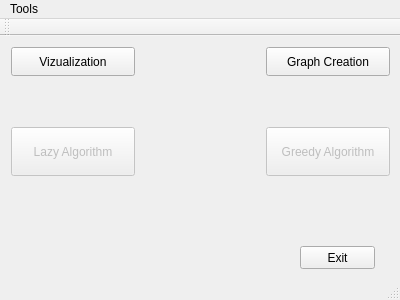
<?xml version="1.0" encoding="UTF-8"?>
<ui version="4.0">
 <class>MainWindow</class>
 <widget class="QMainWindow" name="MainWindow">
  <property name="geometry">
   <rect>
    <x>0</x>
    <y>0</y>
    <width>400</width>
    <height>300</height>
   </rect>
  </property>
  <property name="windowTitle">
   <string>MainWindow</string>
  </property>
  <property name="windowIcon">
   <iconset>
    <normaloff>../../Users/Андрей/Dropbox/Public/MEGA GURREN AVA.jpg</normaloff>../../Users/Андрей/Dropbox/Public/MEGA GURREN AVA.jpg</iconset>
  </property>
  <widget class="QWidget" name="centralWidget">
   <widget class="QPushButton" name="pushButton_5">
    <property name="geometry">
     <rect>
      <x>300</x>
      <y>210</y>
      <width>75</width>
      <height>23</height>
     </rect>
    </property>
    <property name="text">
     <string>Exit</string>
    </property>
   </widget>
   <widget class="QWidget" name="">
    <property name="geometry">
     <rect>
      <x>0</x>
      <y>80</y>
      <width>401</width>
      <height>71</height>
     </rect>
    </property>
    <layout class="QHBoxLayout" name="horizontalLayout">
     <property name="sizeConstraint">
      <enum>QLayout::SetDefaultConstraint</enum>
     </property>
     <item>
      <widget class="QPushButton" name="pushButton_3">
       <property name="enabled">
        <bool>false</bool>
       </property>
       <property name="sizePolicy">
        <sizepolicy hsizetype="Expanding" vsizetype="Expanding">
         <horstretch>0</horstretch>
         <verstretch>0</verstretch>
        </sizepolicy>
       </property>
       <property name="text">
        <string>Lazy Algorithm</string>
       </property>
      </widget>
     </item>
     <item>
      <spacer name="horizontalSpacer">
       <property name="orientation">
        <enum>Qt::Horizontal</enum>
       </property>
       <property name="sizeHint" stdset="0">
        <size>
         <width>40</width>
         <height>20</height>
        </size>
       </property>
      </spacer>
     </item>
     <item>
      <widget class="QPushButton" name="pushButton_4">
       <property name="enabled">
        <bool>false</bool>
       </property>
       <property name="sizePolicy">
        <sizepolicy hsizetype="Expanding" vsizetype="Expanding">
         <horstretch>0</horstretch>
         <verstretch>0</verstretch>
        </sizepolicy>
       </property>
       <property name="minimumSize">
        <size>
         <width>91</width>
         <height>23</height>
        </size>
       </property>
       <property name="text">
        <string>Greedy Algorithm</string>
       </property>
      </widget>
     </item>
    </layout>
   </widget>
   <widget class="QWidget" name="">
    <property name="geometry">
     <rect>
      <x>0</x>
      <y>0</y>
      <width>401</width>
      <height>51</height>
     </rect>
    </property>
    <layout class="QHBoxLayout" name="horizontalLayout_2">
     <item>
      <widget class="QPushButton" name="pushButton">
       <property name="sizePolicy">
        <sizepolicy hsizetype="Expanding" vsizetype="Expanding">
         <horstretch>0</horstretch>
         <verstretch>0</verstretch>
        </sizepolicy>
       </property>
       <property name="text">
        <string>Vizualization</string>
       </property>
      </widget>
     </item>
     <item>
      <spacer name="horizontalSpacer_2">
       <property name="orientation">
        <enum>Qt::Horizontal</enum>
       </property>
       <property name="sizeHint" stdset="0">
        <size>
         <width>40</width>
         <height>20</height>
        </size>
       </property>
      </spacer>
     </item>
     <item>
      <widget class="QPushButton" name="pushButton_2">
       <property name="sizePolicy">
        <sizepolicy hsizetype="Expanding" vsizetype="Expanding">
         <horstretch>0</horstretch>
         <verstretch>0</verstretch>
        </sizepolicy>
       </property>
       <property name="text">
        <string>Graph Creation</string>
       </property>
      </widget>
     </item>
    </layout>
   </widget>
  </widget>
  <widget class="QMenuBar" name="menuBar">
   <property name="geometry">
    <rect>
     <x>0</x>
     <y>0</y>
     <width>400</width>
     <height>21</height>
    </rect>
   </property>
   <widget class="QMenu" name="menuTools">
    <property name="title">
     <string>Tools</string>
    </property>
    <addaction name="actionAbout"/>
   </widget>
   <addaction name="menuTools"/>
  </widget>
  <widget class="QToolBar" name="mainToolBar">
   <attribute name="toolBarArea">
    <enum>TopToolBarArea</enum>
   </attribute>
   <attribute name="toolBarBreak">
    <bool>false</bool>
   </attribute>
  </widget>
  <widget class="QStatusBar" name="statusBar"/>
  <action name="actionAbout">
   <property name="text">
    <string>About</string>
   </property>
   <property name="menuRole">
    <enum>QAction::AboutRole</enum>
   </property>
  </action>
 </widget>
 <layoutdefault spacing="6" margin="11"/>
 <resources/>
 <connections/>
</ui>
